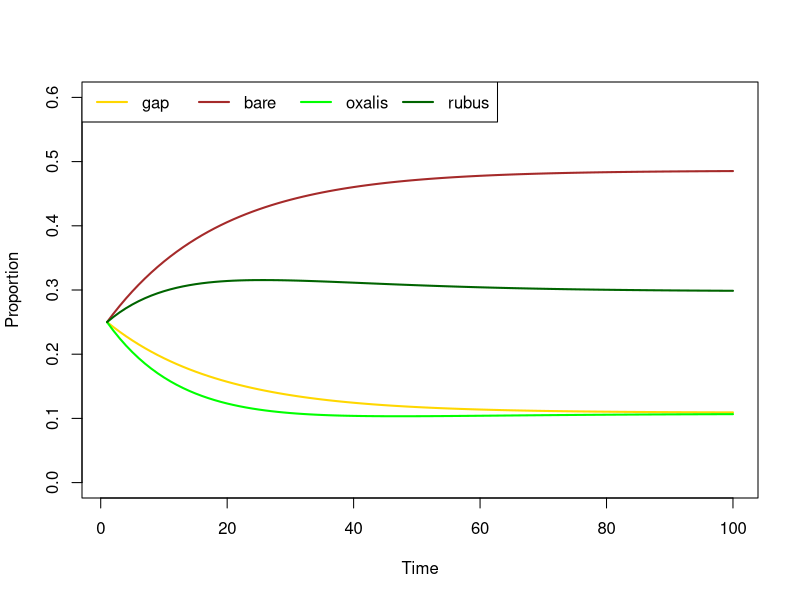
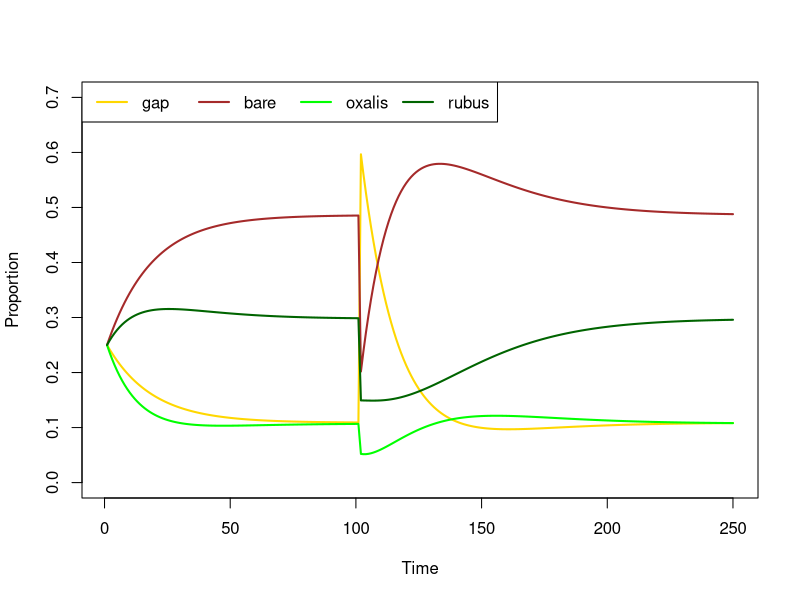

Recreate these plots in R, in order.
# Illustrate how weird things can get with a distrubance in a simple markov model
# here we use a Watt's beech seral succession as an example
rm(list=ls())
# state matrix (cover type) 25% in each cover type
sMat <- matrix(rep(0.25,4),ncol=1)
rownames(sMat) <- c("gap","bare","oxalis","rubus")

# transition matrix
tMat <- matrix(c(0.933,0.067,0,0,
                 0,0.985,0.015,0,
                 0.018,0,0.932,0.05,
                 0.018,0,0,0.982),ncol=4)
colnames(tMat) <- c("gap","bare","oxalis","rubus")
rownames(tMat) <- c("gap_t+1","bare_t+1","oxalis_t+1","rubus_t+1")

sMat
tMat
# note colSums of tMat
colSums(tMat)

# watch equlibrium 
n <- 100
res <- matrix(NA,ncol=4,nrow=n)
res[1,] <- t(sMat)
for(i in 2:n){
  sMat <- tMat %*% sMat
  res[i,] <- t(sMat)
}
plot(1:n,res[,1],type="n",ylim=c(0,0.6),
     xlab="Time",ylab="Proportion")
lines(1:n,res[,1],col="gold",lwd=2)
lines(1:n,res[,2],col="brown",lwd=2)
lines(1:n,res[,3],col="green",lwd=2)
lines(1:n,res[,4],col="darkgreen",lwd=2)
legend(c("gap","bare","oxalis","rubus"), x="topleft",
       col=c("gold","brown","green","darkgreen"),
       lwd=2,ncol=4)

# Now with disturbance at yr 100
# reset sMat
sMat <- matrix(rep(0.25,4),ncol=1)
rownames(sMat) <- c("gap","bare","oxalis","rubus")

n <- 250
res <- matrix(NA,ncol=4,nrow=n)
res[1,] <- t(sMat)
for(i in 2:n){
  sMat <- tMat %*% sMat
  res[i,] <- t(sMat)
  if(i==101) {
    # Disturbance in yr 100 killed 1/3 of “bare” and half of “oxalis” and “rubus”
    sMat <- sMat * c(1,1/3,1/2,1/2)
    sMat[1,1] <- 1- sum(sMat[-1,1])
  }
}
plot(1:n,res[,1],type="n",ylim=c(0,0.7),
     xlab="Time",ylab="Proportion")
lines(1:n,res[,1],col="gold",lwd=2)
lines(1:n,res[,2],col="brown",lwd=2)
lines(1:n,res[,3],col="green",lwd=2)
lines(1:n,res[,4],col="darkgreen",lwd=2)
legend(c("gap","bare","oxalis","rubus"), x="topleft",
       col=c("gold","brown","green","darkgreen"),
       lwd=2,ncol=4)
